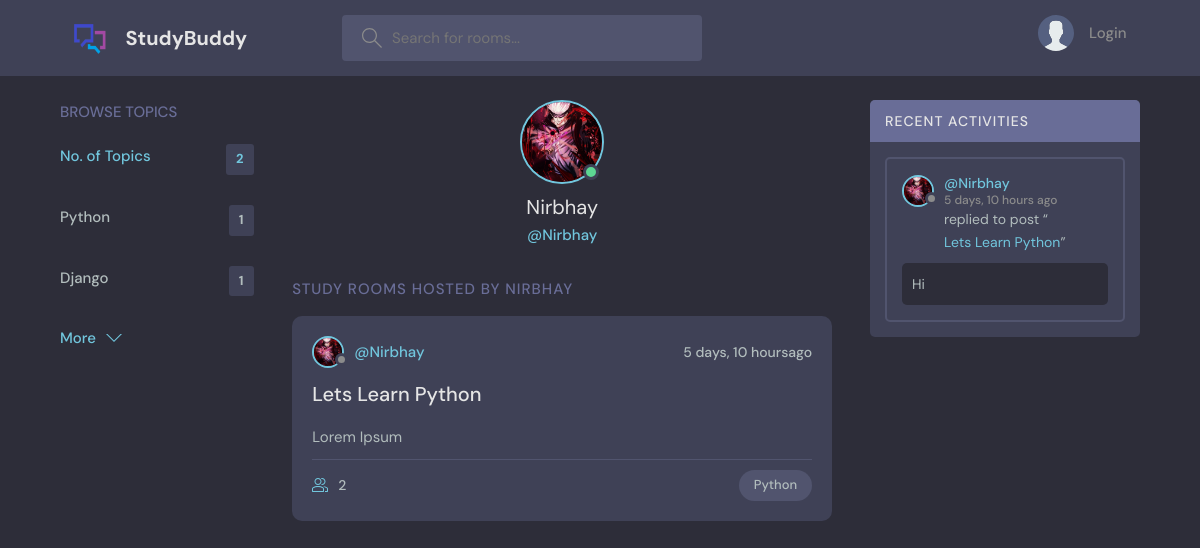
/user-profile/1/, run on an earlier commit of the app's database.
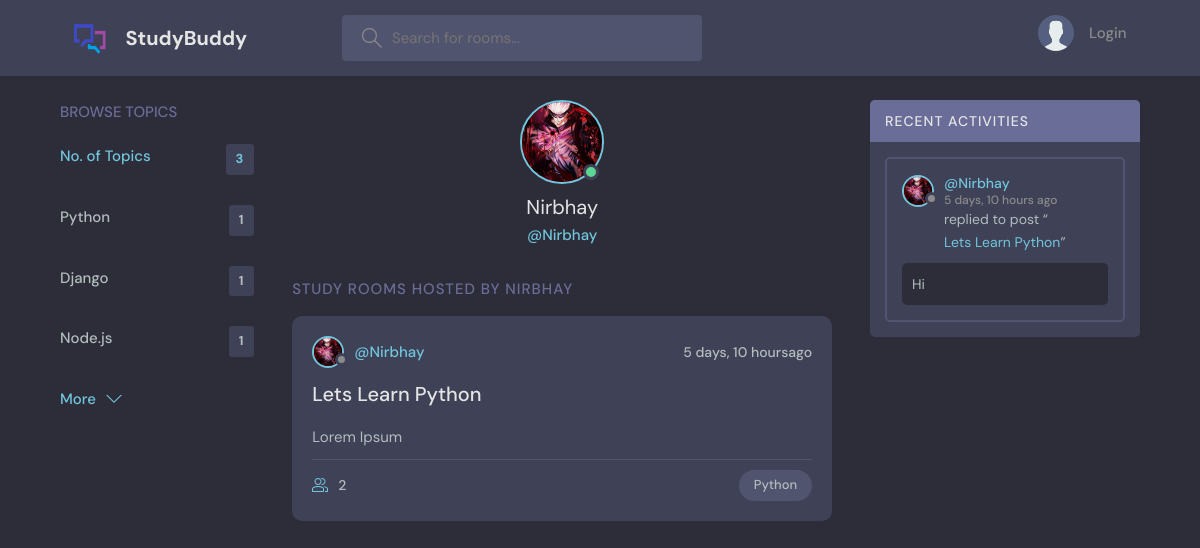
And on a later commit of the database.
### base/models.py (models this page shows, shortened)
class Topic(models.Model):
    name = models.CharField(max_length=200)

class Room(models.Model):
    host = models.ForeignKey(User, on_delete=models.SET_NULL,null=True)
    topic = models.ForeignKey(Topic, on_delete=models.SET_NULL,null=True)
    name = models.CharField(max_length=200)
    description= models.TextField(null=True, blank=True)
    participants= models.ManyToManyField(User,related_name='participants', blank =True)
    updated = models.DateTimeField(auto_now=True)
    created = models.DateTimeField(auto_now_add=True)
    class Meta:
        ordering=['-updated','-created']

class User(AbstractUser):
    name = models.CharField(max_length=200,null=True)
    email = models.EmailField(unique=True,null=True)
    bio= models.TextField(null=True)
    avatar = models.ImageField(null=True,default="avatar.svg")
    USERNAME_FIELD='email'
    REQUIRED_FIELDS = []

class Message(models.Model):
    user = models.ForeignKey(User, on_delete=models.CASCADE)
    room = models.ForeignKey(Room, on_delete=models.CASCADE)
    body = models.TextField()
    updated = models.DateTimeField(auto_now=True)
    created = models.DateTimeField(auto_now_add=True)
    class Meta:
        ordering=['-updated','-created']

### base/views.py (the view)
# urls.py: path('user-profile/<str:pk>/',views.userProfile,name="user-profile"),
def userProfile(request,pk):
    user = User.objects.get(id=pk)
    user_rooms= user.room_set.all()
    room_messages=user.message_set.all()
    topics = Topic.objects.all()
    context = {'user':user,'rooms':user_rooms,'topics':topics,'room_messages':room_messages}
    return render(request, 'base/user_profile.html',context)

### base/templates/base/user_profile.html (shortened to what this page needs)
{% extends 'main.html' %}
{% load static %}
 {% block content %}
<main class="profile-page layout layout--3">
  <div class="container">
    {% include 'base/topics_components.html' %}
    <div class="roomList">
      <div class="profile">
        <div class="profile__avatar">
          <div class="avatar avatar--large active">
            <img src={{user.avatar.url}} />
          </div>
        </div>
        <div class="profile__info">
          <h3>{{user.username}}</h3>
          <p>@{{user.username}}</p>
        </div>
      </div>
      <div class="roomList__header">
        <div>
          <h2>Study Rooms Hosted by {{user.username}}</h2>
        </div>
      </div>
      {% include 'base/feed_component.html' %}
    </div>
    {% include 'base/activity_component.html' %}
  </div>
</main>
{% endblock content %}

### base/templates/base/topics_components.html
<div class="topics">
    <div class="topics__header">
      <h2>Browse Topics</h2>
    </div>
    <ul class="topics__list">
      <li>
        <a href="{% url 'homepage' %}" class="active">No. of Topics <span>{{topics.count}}</span></a>
      </li>
      {% for topic in topics %}
      <li>
        <a href="{% url 'homepage' %}?q={{topic.name}}">{{topic.name}} <span>{{topic.room_set.all.count}}</span></a>
      </li>
    {% endfor %}
    </ul>
    <a class="btn btn--link" href="{% url 'topics' %}">
      More
      <svg
        version="1.1"
        xmlns="http://www.w3.org/2000/svg"
        width="32"
        height="32"
        viewBox="0 0 32 32"
      >
        <title>chevron-down</title>
        <path d="M16 21l-13-13h-3l16 16 16-16h-3l-13 13z"></path>
      </svg>
    </a>
  </div>

### base/templates/base/feed_component.html (shortened to what this page needs)
{% load static %}
{% for room in rooms %}
<div class="roomListRoom">
    <div class="roomListRoom__header">
      <a href="{% url 'user-profile' room.host.id %}" class="roomListRoom__author">
        <div class="avatar avatar--small">
          <img src={{room.host.avatar.url}} alt="User_logo"/>
        </div>
        <span>@{{room.host.username}}</span>
      </a>
      <div class="roomListRoom__actions">
        <span>{{room.created|timesince}}ago</span>
      </div>
    </div>
    <div class="roomListRoom__content">
      <a href="{% url 'room' room.id %}">{{room.name}}</a>
      <p>
        {{room.description}}
      </p>
    </div>
    <div class="roomListRoom__meta">
      <a href="{% url 'room' room.id %}" class="roomListRoom__joined">
        {{room.participants.count}}
      </a>
      <p class="roomListRoom__topic">{{room.topic.name}}</p>
    </div>
  </div>
  {% endfor %}

### base/templates/base/activity_component.html (shortened to what this page needs)
{% load static %}
<div class="activities">
    <div class="activities__header">
      <h2>Recent Activities</h2>
    </div>
    {% for message in room_messages %}
    <div class="activities__box">
      <div class="activities__boxHeader roomListRoom__header">
        <a href="{% url 'user-profile' message.user.id %}" class="roomListRoom__author">
          <div class="avatar avatar--small">
            <img src={{message.user.avatar.url}}/>
          </div>
          <p>
            @{{message.user.username}}
            <span>{{message.created|timesince}} ago</span>
          </p>
        </a>
      </div>
      <div class="activities__boxContent">
        <p>
          replied to post “<a href="{% url 'room' message.room.id %}">{{message.room.name}}</a
          >”
        </p>
        <div class="activities__boxRoomContent">
          {{message.body}}
        </div>
      </div>
    </div>
    {% endfor %}
  </div>

What changed in the data, as far as the page shows it:
added Topic: name "Node.js", room_set.all.count "1"
Also different on the page:
{{ topics.count }}: "2" → "3"
